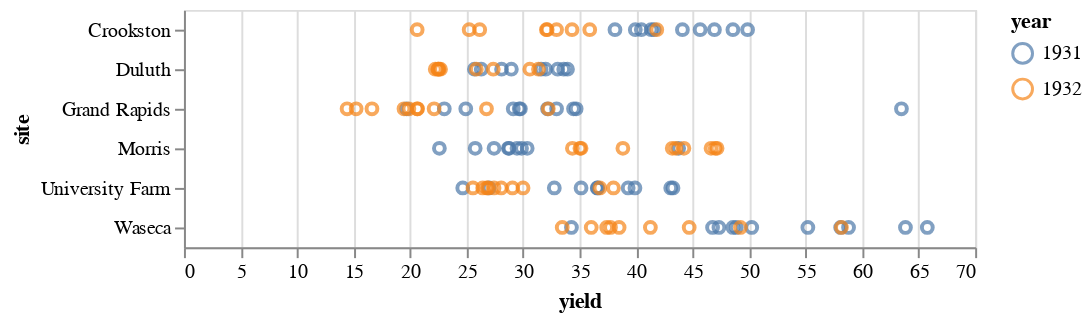

The cell this chart's notebook holds for it:
### Code cell
alt.Chart(alternation).mark_point().encode(
    x = "yield",
    y = "site",
    color = "year:N",
    tooltip=("yield", "site")
)

### Figure 1 — Vega-Lite specification as saved in the notebook (floating-point values rounded to 4 significant figures)
{"config": {"view": {"continuousWidth": 400, "continuousHeight": 300}}, "data": {"name": "data-8eb0f517866ee03023b1f04492ea67ee"}, "mark": "point", "encoding": {"color": {"field": "year", "type": "nominal"}, "tooltip": [{"field": "yield", "type": "quantitative"}, {"field": "site", "type": "nominal"}], "x": {"field": "yield", "type": "quantitative"}, "y": {"field": "site", "type": "nominal"}}, "$schema": "https://vega.github.io/schema/vega-lite/v4.17.0.json", "datasets": {"data-8eb0f517866ee03023b1f04492ea67ee": [{"yield": 27.0, "variety": "Manchuria", "year": 1931, "site": "University Farm"}, {"yield": 48.87, "variety": "Manchuria", "year": 1931, "site": "Waseca"}, {"yield": 27.43, "variety": "Manchuria", "year": 1931, "site": "Morris"}, {"yield": 39.93, "variety": "Manchuria", "year": 1931, "site": "Crookston"}, {"yield": 32.97, "variety": "Manchuria", "year": 1931, "site": "Grand Rapids"}, {"yield": 28.97, "variety": "Manchuria", "year": 1931, "site": "Duluth"}, {"yield": 43.07, "variety": "Glabron", "year": 1931, "site": "University Farm"}, {"yield": 55.2, "variety": "Glabron", "year": 1931, "site": "Waseca"}, {"yield": 28.77, "variety": "Glabron", "year": 1931, "site": "Morris"}, {"yield": 38.13, "variety": "Glabron", "year": 1931, "site": "Crookston"}, {"yield": 29.13, "variety": "Glabron", "year": 1931, "site": "Grand Rapids"}, {"yield": 63.48, "variety": "No. 475", "year": 1931, "site": "Grand Rapids"}, {"yield": 35.13, "variety": "Svansota", "year": 1931, "site": "University Farm"}, {"yield": 47.33, "variety": "Svansota", "year": 1931, "site": "Waseca"}, {"yield": 25.77, "variety": "Svansota", "year": 1931, "site": "Morris"}, {"yield": 40.47, "variety": "Svansota", "year": 1931, "site": "Crookston"}, {"yield": 29.67, "variety": "Svansota", "year": 1931, "site": "Grand Rapids"}, {"yield": 25.7, "variety": "Svansota", "year": 1931, "site": "Duluth"}, {"yield": 39.9, "variety": "Velvet", "year": 1931, "site": "University Farm"}, {"yield": 50.23, "variety": "Velvet", "year": 1931, "site": "Waseca"}, {"yield": 34.28, "variety": "Glabron", "year": 1931, "site": "Waseca"}, {"yield": 41.33, "variety": "Velvet", "year": 1931, "site": "Crookston"}, {"yield": 23.03, "variety": "Velvet", "year": 1931, "site": "Grand Rapids"}, {"yield": 26.3, "variety": "Velvet", "year": 1931, "site": "Duluth"}, {"yield": 36.57, "variety": "Trebi", "year": 1931, "site": "University Farm"}, {"yield": 63.83, "variety": "Trebi", "year": 1931, "site": "Waseca"}, {"yield": 43.77, "variety": "Trebi", "year": 1931, "site": "Morris"}, {"yield": 46.93, "variety": "Trebi", "year": 1931, "site": "Crookston"}, {"yield": 29.77, "variety": "Trebi", "year": 1931, "site": "Grand Rapids"}, {"yield": 33.93, "variety": "Trebi", "year": 1931, "site": "Duluth"}, {"yield": 43.27, "variety": "No. 457", "year": 1931, "site": "University Farm"}, {"yield": 58.1, "variety": "No. 457", "year": 1931, "site": "Waseca"}, {"yield": 28.7, "variety": "No. 457", "year": 1931, "site": "Morris"}, {"yield": 45.67, "variety": "No. 457", "year": 1931, "site": "Crookston"}, {"yield": 32.17, "variety": "No. 457", "year": 1931, "site": "Grand Rapids"}, {"yield": 33.6, "variety": "No. 457", "year": 1931, "site": "Duluth"}, {"yield": 36.6, "variety": "No. 462", "year": 1931, "site": "University Farm"}, {"yield": 65.77, "variety": "No. 462", "year": 1931, "site": "Waseca"}, {"yield": 30.37, "variety": "No. 462", "year": 1931, "site": "Morris"}, {"yield": 48.57, "variety": "No. 462", "year": 1931, "site": "Crookston"}, {"yield": 24.93, "variety": "No. 462", "year": 1931, "site": "Grand Rapids"}, {"yield": 28.1, "variety": "No. 462", "year": 1931, "site": "Duluth"}, {"yield": 32.77, "variety": "Peatland", "year": 1931, "site": "University Farm"}, {"yield": 48.57, "variety": "Peatland", "year": 1931, "site": "Waseca"}, {"yield": 29.87, "variety": "Peatland", "year": 1931, "site": "Morris"}, {"yield": 41.6, "variety": "Peatland", "year": 1931, "site": "Crookston"}, {"yield": 34.7, "variety": "Peatland", "year": 1931, "site": "Grand Rapids"}, {"yield": 32.0, "variety": "Peatland", "year": 1931, "site": "Duluth"}, {"yield": 24.67, "variety": "No. 475", "year": 1931, "site": "University Farm"}, {"yield": 46.77, "variety": "No. 475", "year": 1931, "site": "Waseca"}, {"yield": 22.6, "variety": "No. 475", "year": 1931, "site": "Morris"}, {"yield": 44.1, "variety": "No. 475", "year": 1931, "site": "Crookston"}, {"yield": 19.7, "variety": "No. 475", "year": 1931, "site": "Grand Rapids"}, {"yield": 33.07, "variety": "No. 475", "year": 1931, "site": "Duluth"}, {"yield": 39.3, "variety": "Wisconsin No. 38", "year": 1931, "site": "University Farm"}, {"yield": 58.8, "variety": "Wisconsin No. 38", "year": 1931, "site": "Waseca"}, {"yield": 29.47, "variety": "Wisconsin No. 38", "year": 1931, "site": "Morris"}, {"yield": 49.87, "variety": "Wisconsin No. 38", "year": 1931, "site": "Crookston"}, {"yield": 34.47, "variety": "Wisconsin No. 38", "year": 1931, "site": "Grand Rapids"}, {"yield": 31.6, "variety": "Wisconsin No. 38", "year": 1931, "site": "Duluth"}, {"yield": 26.9, "variety": "Manchuria", "year": 1932, "site": "University Farm"}, {"yield": 33.47, "variety": "Manchuria", "year": 1932, "site": "Waseca"}, {"yield": 34.37, "variety": "Manchuria", "year": 1932, "site": "Morris"}, {"yield": 32.97, "variety": "Manchuria", "year": 1932, "site": "Crookston"}, {"yield": 22.13, "variety": "Manchuria", "year": 1932, "site": "Grand Rapids"}, {"yield": 22.57, "variety": "Manchuria", "year": 1932, "site": "Duluth"}, {"yield": 36.8, "variety": "Glabron", "year": 1932, "site": "University Farm"}, {"yield": 37.73, "variety": "Glabron", "year": 1932, "site": "Waseca"}, {"yield": 35.13, "variety": "Glabron", "year": 1932, "site": "Morris"}, {"yield": 26.17, "variety": "Glabron", "year": 1932, "site": "Crookston"}, {"yield": 14.43, "variety": "Glabron", "year": 1932, "site": "Grand Rapids"}, {"yield": 25.87, "variety": "Glabron", "year": 1932, "site": "Duluth"}, {"yield": 27.43, "variety": "Svansota", "year": 1932, "site": "University Farm"}, {"yield": 38.5, "variety": "Svansota", "year": 1932, "site": "Waseca"}, {"yield": 35.03, "variety": "Svansota", "year": 1932, "site": "Morris"}, {"yield": 20.63, "variety": "Svansota", "year": 1932, "site": "Crookston"}, {"yield": 16.63, "variety": "Svansota", "year": 1932, "site": "Grand Rapids"}, {"yield": 22.23, "variety": "Svansota", "year": 1932, "site": "Duluth"}, {"yield": 26.8, "variety": "Velvet", "year": 1932, "site": "University Farm"}, {"yield": 37.4, "variety": "Velvet", "year": 1932, "site": "Waseca"}, {"yield": 38.83, "variety": "Velvet", "year": 1932, "site": "Morris"}, {"yield": 32.07, "variety": "Velvet", "year": 1932, "site": "Crookston"}, {"yield": 32.23, "variety": "Velvet", "year": 1932, "site": "Grand Rapids"}, {"yield": 22.47, "variety": "Velvet", "year": 1932, "site": "Duluth"}, {"yield": 29.07, "variety": "Trebi", "year": 1932, "site": "University Farm"}, {"yield": 49.23, "variety": "Trebi", "year": 1932, "site": "Waseca"}, {"yield": 46.63, "variety": "Trebi", "year": 1932, "site": "Morris"}, {"yield": 41.83, "variety": "Trebi", "year": 1932, "site": "Crookston"}, {"yield": 20.63, "variety": "Trebi", "year": 1932, "site": "Grand Rapids"}, {"yield": 30.6, "variety": "Trebi", "year": 1932, "site": "Duluth"}, {"yield": 26.43, "variety": "No. 457", "year": 1932, "site": "University Farm"}, {"yield": 43.53, "variety": "No. 457", "year": 1932, "site": "Morris"}, {"yield": 34.33, "variety": "No. 457", "year": 1932, "site": "Crookston"}, {"yield": 19.47, "variety": "No. 457", "year": 1932, "site": "Grand Rapids"}, {"yield": 22.7, "variety": "No. 457", "year": 1932, "site": "Duluth"}, {"yield": 25.57, "variety": "No. 462", "year": 1932, "site": "University Farm"}, {"yield": 44.7, "variety": "No. 462", "year": 1932, "site": "Waseca"}, {"yield": 47.0, "variety": "No. 462", "year": 1932, "site": "Morris"}, {"yield": 19.9, "variety": "No. 462", "year": 1932, "site": "Grand Rapids"}, {"yield": 22.5, "variety": "No. 462", "year": 1932, "site": "Duluth"}, {"yield": 28.07, "variety": "Peatland", "year": 1932, "site": "University Farm"}, {"yield": 36.03, "variety": "Peatland", "year": 1932, "site": "Waseca"}, {"yield": 43.2, "variety": "Peatland", "year": 1932, "site": "Morris"}, {"yield": 25.23, "variety": "Peatland", "year": 1932, "site": "Crookston"}, {"yield": 26.77, "variety": "Peatland", "year": 1932, "site": "Grand Rapids"}, {"yield": 31.37, "variety": "Peatland", "year": 1932, "site": "Duluth"}, {"yield": 30.0, "variety": "No. 475", "year": 1932, "site": "University Farm"}, {"yield": 41.27, "variety": "No. 475", "year": 1932, "site": "Waseca"}, {"yield": 44.23, "variety": "No. 475", "year": 1932, "site": "Morris"}, {"yield": 32.13, "variety": "No. 475", "year": 1932, "site": "Crookston"}, {"yield": 15.23, "variety": "No. 475", "year": 1932, "site": "Grand Rapids"}, {"yield": 27.37, "variety": "No. 475", "year": 1932, "site": "Duluth"}, {"yield": 38.0, "variety": "Wisconsin No. 38", "year": 1932, "site": "University Farm"}, {"yield": 58.17, "variety": "Wisconsin No. 38", "year": 1932, "site": "Waseca"}, {"yield": 47.17, "variety": "Wisconsin No. 38", "year": 1932, "site": "Morris"}, {"yield": 35.9, "variety": "Wisconsin No. 38", "year": 1932, "site": "Crookston"}, {"yield": 20.67, "variety": "Wisconsin No. 38", "year": 1932, "site": "Grand Rapids"}]}}
